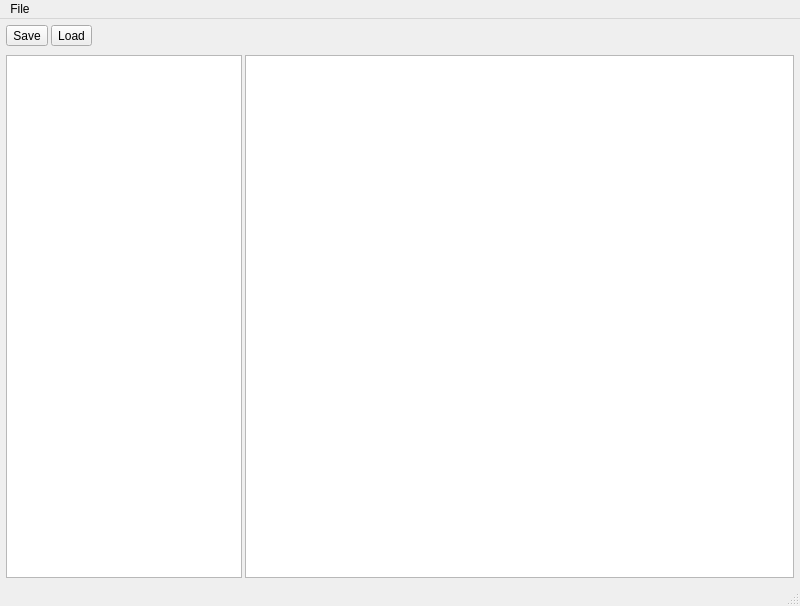
<?xml version="1.0" encoding="UTF-8"?>
<ui version="4.0">
 <class>MainWindow</class>
 <widget class="QMainWindow" name="MainWindow">
  <property name="geometry">
   <rect>
    <x>0</x>
    <y>0</y>
    <width>800</width>
    <height>606</height>
   </rect>
  </property>
  <property name="windowTitle">
   <string>KeecryptWindow</string>
  </property>
  <widget class="QWidget" name="centralWidget">
   <property name="sizePolicy">
    <sizepolicy hsizetype="Expanding" vsizetype="Expanding">
     <horstretch>0</horstretch>
     <verstretch>0</verstretch>
    </sizepolicy>
   </property>
   <property name="minimumSize">
    <size>
     <width>800</width>
     <height>558</height>
    </size>
   </property>
   <layout class="QGridLayout" name="gridLayout">
    <property name="leftMargin">
     <number>3</number>
    </property>
    <property name="topMargin">
     <number>3</number>
    </property>
    <property name="rightMargin">
     <number>3</number>
    </property>
    <property name="bottomMargin">
     <number>3</number>
    </property>
    <property name="spacing">
     <number>3</number>
    </property>
    <item row="1" column="0">
     <widget class="QWidget" name="widgetMainView" native="true">
      <property name="sizePolicy">
       <sizepolicy hsizetype="MinimumExpanding" vsizetype="MinimumExpanding">
        <horstretch>0</horstretch>
        <verstretch>0</verstretch>
       </sizepolicy>
      </property>
      <layout class="QHBoxLayout" name="horizontalLayout" stretch="30,70">
       <property name="spacing">
        <number>3</number>
       </property>
       <property name="leftMargin">
        <number>3</number>
       </property>
       <property name="topMargin">
        <number>3</number>
       </property>
       <property name="rightMargin">
        <number>3</number>
       </property>
       <property name="bottomMargin">
        <number>3</number>
       </property>
       <item>
        <widget class="QTreeView" name="groupTreeVIew"/>
       </item>
       <item>
        <widget class="QTableView" name="entryTableView"/>
       </item>
      </layout>
     </widget>
    </item>
    <item row="0" column="0">
     <widget class="QWidget" name="widgetOptions" native="true">
      <property name="sizePolicy">
       <sizepolicy hsizetype="MinimumExpanding" vsizetype="Minimum">
        <horstretch>0</horstretch>
        <verstretch>0</verstretch>
       </sizepolicy>
      </property>
      <layout class="QGridLayout" name="gridLayout_2">
       <property name="leftMargin">
        <number>3</number>
       </property>
       <property name="topMargin">
        <number>3</number>
       </property>
       <property name="rightMargin">
        <number>3</number>
       </property>
       <property name="bottomMargin">
        <number>3</number>
       </property>
       <property name="spacing">
        <number>3</number>
       </property>
       <item row="0" column="0">
        <widget class="QToolButton" name="saveButton">
         <property name="text">
          <string>Save</string>
         </property>
         <property name="icon">
          <iconset resource="resources/icons.qrc">
           <normaloff>:/icons/icons/save.png</normaloff>:/icons/icons/save.png</iconset>
         </property>
         <property name="iconSize">
          <size>
           <width>20</width>
           <height>20</height>
          </size>
         </property>
        </widget>
       </item>
       <item row="0" column="1">
        <widget class="QToolButton" name="loadButton">
         <property name="text">
          <string>Load</string>
         </property>
         <property name="icon">
          <iconset resource="resources/icons.qrc">
           <normaloff>:/icons/icons/load.png</normaloff>:/icons/icons/load.png</iconset>
         </property>
         <property name="iconSize">
          <size>
           <width>20</width>
           <height>20</height>
          </size>
         </property>
        </widget>
       </item>
       <item row="0" column="2">
        <spacer name="horizontalSpacer">
         <property name="orientation">
          <enum>Qt::Horizontal</enum>
         </property>
         <property name="sizeHint" stdset="0">
          <size>
           <width>40</width>
           <height>20</height>
          </size>
         </property>
        </spacer>
       </item>
      </layout>
     </widget>
    </item>
   </layout>
  </widget>
  <widget class="QMenuBar" name="menuBar">
   <property name="geometry">
    <rect>
     <x>0</x>
     <y>0</y>
     <width>800</width>
     <height>24</height>
    </rect>
   </property>
   <widget class="QMenu" name="menuFile">
    <property name="title">
     <string>File</string>
    </property>
    <addaction name="actionOpen"/>
    <addaction name="actionSave"/>
   </widget>
   <addaction name="menuFile"/>
  </widget>
  <widget class="QStatusBar" name="statusBar"/>
  <action name="actionOpen">
   <property name="checkable">
    <bool>false</bool>
   </property>
   <property name="icon">
    <iconset resource="resources/icons.qrc">
     <normaloff>:/icons/icons/load.png</normaloff>:/icons/icons/load.png</iconset>
   </property>
   <property name="text">
    <string>Open Database</string>
   </property>
   <property name="shortcut">
    <string>Ctrl+O</string>
   </property>
   <property name="shortcutContext">
    <enum>Qt::ApplicationShortcut</enum>
   </property>
  </action>
  <action name="actionSave">
   <property name="icon">
    <iconset resource="resources/icons.qrc">
     <normaloff>:/icons/icons/save.png</normaloff>:/icons/icons/save.png</iconset>
   </property>
   <property name="text">
    <string>Save Database</string>
   </property>
   <property name="shortcut">
    <string>Ctrl+S</string>
   </property>
   <property name="shortcutContext">
    <enum>Qt::ApplicationShortcut</enum>
   </property>
  </action>
 </widget>
 <layoutdefault spacing="6" margin="11"/>
 <resources>
  <include location="resources/icons.qrc"/>
 </resources>
 <connections>
  <connection>
   <sender>loadButton</sender>
   <signal>released()</signal>
   <receiver>actionOpen</receiver>
   <slot>trigger()</slot>
   <hints>
    <hint type="sourcelabel">
     <x>50</x>
     <y>43</y>
    </hint>
    <hint type="destinationlabel">
     <x>-1</x>
     <y>-1</y>
    </hint>
   </hints>
  </connection>
  <connection>
   <sender>saveButton</sender>
   <signal>released()</signal>
   <receiver>actionSave</receiver>
   <slot>trigger()</slot>
   <hints>
    <hint type="sourcelabel">
     <x>19</x>
     <y>43</y>
    </hint>
    <hint type="destinationlabel">
     <x>-1</x>
     <y>-1</y>
    </hint>
   </hints>
  </connection>
 </connections>
</ui>
